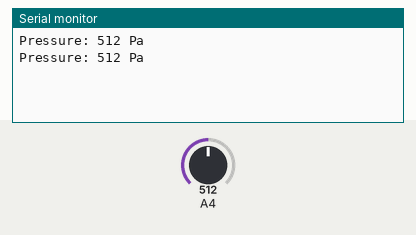
This sketch was run on a simulated Arduino Mega 2560, built with avr-gcc and run on an emulated ATmega2560. Parts: the last lines printed to the serial monitor. The inputs (shaded band) are chosen by the test bench; at power-on: A4 = 512.

Above: at 1.8 s.
1.9 s: A4 set to 716
At 2.8 s:
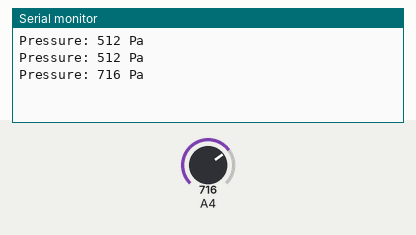
3.4 s: A4 set to 900
At 4.8 s:
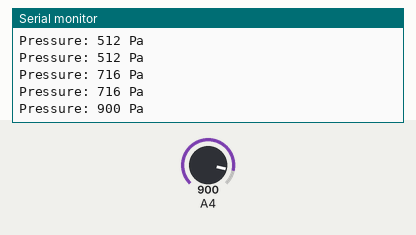
Timing chart, 0 to 6.4 s (numbered marks = the images above; inputs shaded):
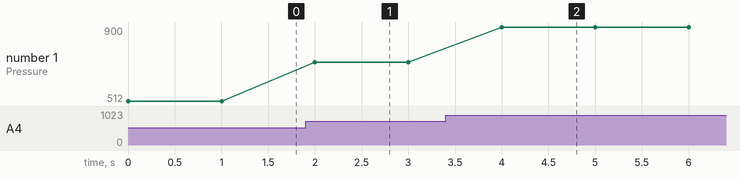

The sketch:

hx710b_pressure.ino
```cpp
int pressurePin = 20; // i coded this on mega

void setup() {

  Serial.begin(9600);
}

void loop() {

  int pressureValue = analogRead(pressurePin);


  Serial.print("Pressure: ");
  Serial.print(pressureValue);
  Serial.println(" Pa");


  delay(1000);
}
```

Measured:
- after the input at 1.9 s, the serial monitor: prints a new line after 0.10 s (image 1)
- after the input at 3.4 s, the serial monitor: prints a new line after 0.60 s (image 2)
- plotted number 1: 512 → 716 after the input at 1.9 s, 716 → 900 after the input at 3.4 s
